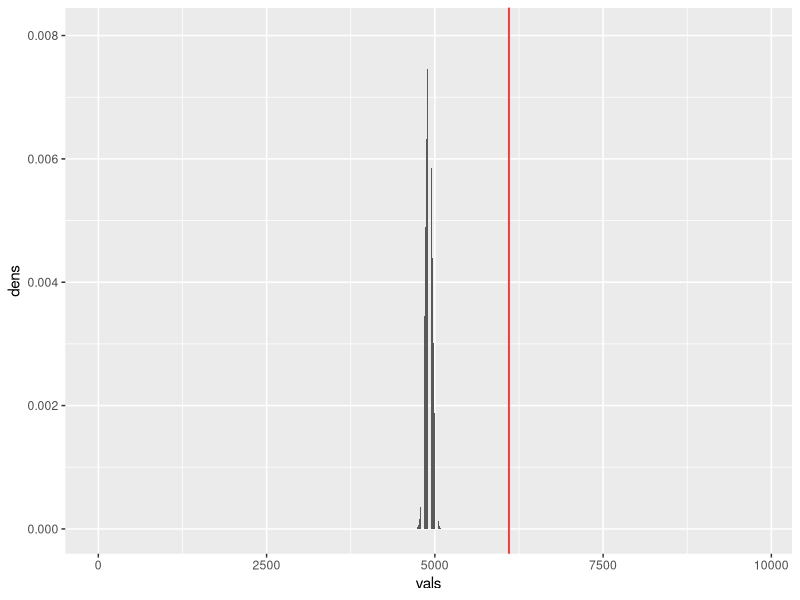
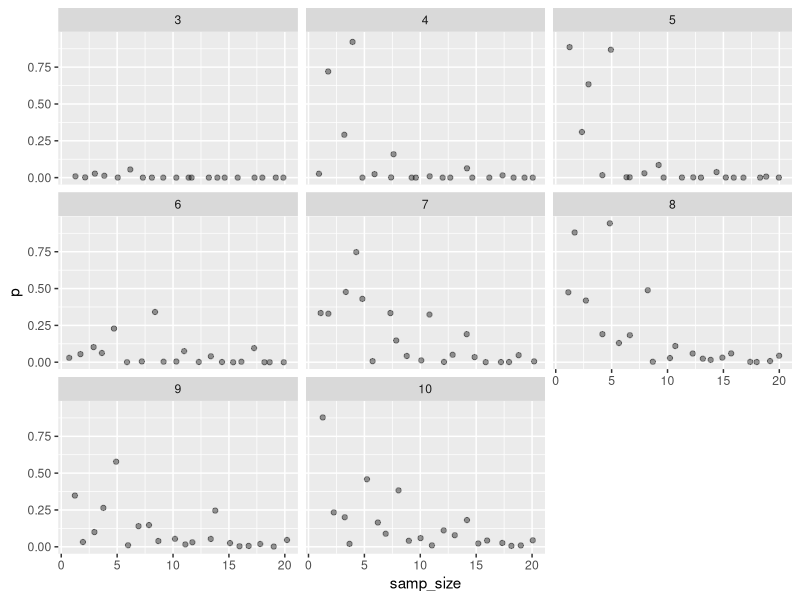
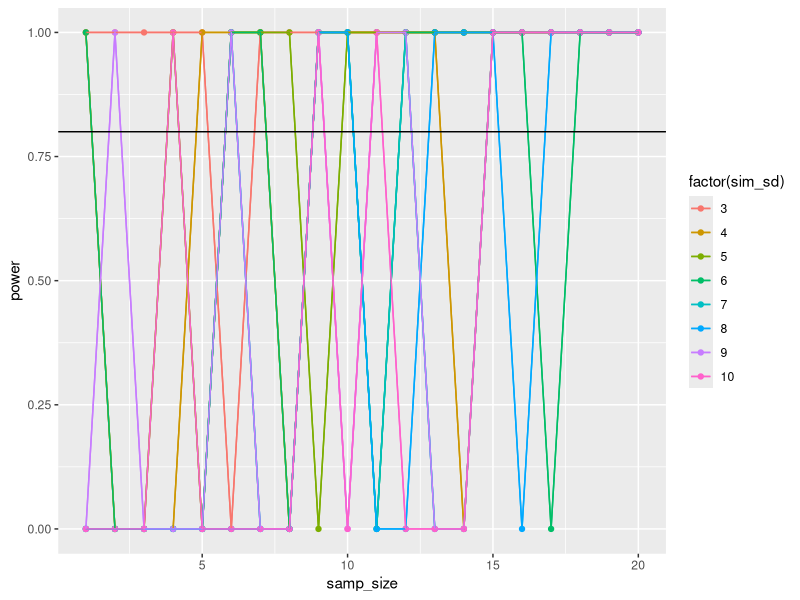
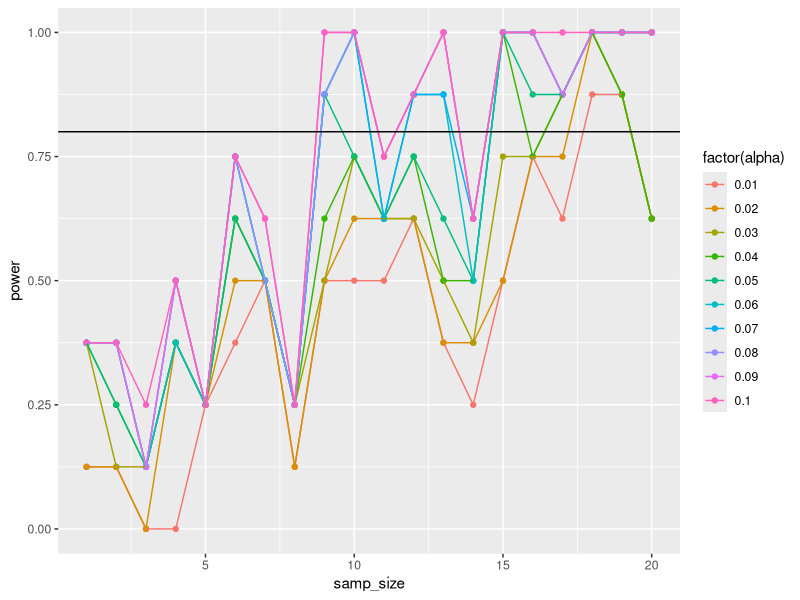

These figures' R source, in order:
## ---- chunk 1
knitr::opts_chunk$set(echo = TRUE)
library(ggplot2)
library(dplyr)
library(tidyr)
## ---- chunk 2
#3 Binomial - You flip bread 9821 times, and think that you have 50:50 chance of heads or tails. 
#What's the probability of obtaining 6101 heads?
  dbinom(40, size = 9821, prob = 1/2)
  #plot the density to see distibution 
  vals <- 0:9821
  dens <- dbinom(vals, size = 9821, prob=1/2)
  ggplot(mapping = aes(x=vals, y=dens)) +
    geom_bar(width=0.6, stat="identity") +
    geom_vline(xintercept = 6101, color = "red")


prop <- 6101/9821
prop

#find confidence interval
se <- sqrt((prop*(1-prop))/6101)
se

CI_low <- prop - 1.96*se
CI_high <- prop +1.96*se

CI_low
CI_high

binom.test(6101, 9821, 0.5, alternative = "two.sided") #binom.test gives 95% CI (and other info)



## ---- chunk 3

p_val <-  2*pbinom(6101, size = 9821, prob = 0.5, lower.tail = FALSE) #pbinom gives p value
  
p_val

## ---- chunk 4
#Make a simulated data frame to look at the effects of multiple sample sizes: from 1-20, with 500 simulations per sample size, 
pop_mean <- 80
pop_sd <- 6
null <- 85
power <- 0.8

sim_data<- data.frame(samp_size = rep(1:20, 500)) %>%
#and also multiple SD values, from 3 through 10 (just 3:10, no need for non-integer values). 
crossing(sim_sd = seq(from = 3, to = 10, by =1)) %>%
  group_by(sim_num = 1:n())%>%
  mutate(samp_mean = mean(rnorm(samp_size, null, pop_sd)))%>%
  ungroup()

head(sim_data)
## ---- chunk 5
stat_data<- sim_data %>%
  #calculate sample SE
  mutate(se = sim_sd/sqrt(samp_size)) %>%
  
  #calculate z
  mutate(z = (samp_mean - pop_mean)/se) %>%
  
  #calculate p
  mutate(p = 2*pnorm(abs(z), lower.tail=FALSE))

head(stat_data)

#plot samp_size by p (one for each SD)
ggplot(data = stat_data, mapping = aes(x=samp_size, y = p)) +
  geom_jitter(alpha = 0.4)+
   facet_wrap(~sim_sd)
## ---- chunk 6
power_data <- stat_data %>%
  
  #for each sample size
  group_by(samp_size, sim_sd) %>%
  summarise(power = 1-(sum(p>0.05)/n())) %>% 
  ungroup()

head(power_data)

#plot power by sample size and organize by sd
ggplot(data = power_data, mapping = aes(x = samp_size, y = power, color = factor(sim_sd))) +
  geom_line() + geom_point() + geom_line() + geom_hline(yintercept = 0.8)



## ---- chunk 7
alpha_data<- stat_data %>%
  
  #cross alpha
  crossing(alpha = seq(from = 0.01, to = 0.1, by = 0.01))  %>%

  #for each sample size, and alpha
  group_by(samp_size, alpha) %>%
  
  #calculae type 2 error rate
  summarise(error_rate = sum(p>alpha)/n()) %>%
  
  ungroup() %>%
  
  #calculate power
  mutate(power = 1 - error_rate)

alpha_data

ggplot(data = alpha_data,
       mapping = aes(x = samp_size, y = power, 
                     color = factor(alpha))) +
  geom_point() + geom_line() +geom_hline(yintercept = 0.8) #+ facet_wrap(~sim_sd)


